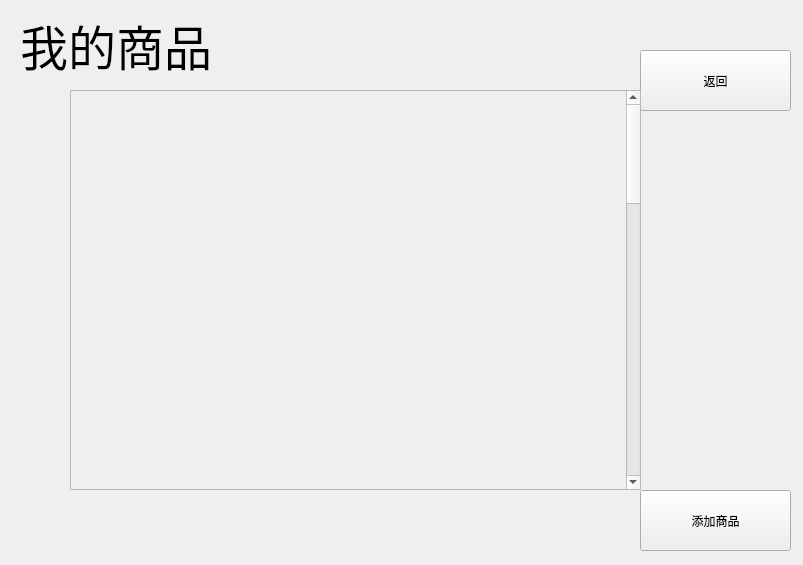
<?xml version="1.0" encoding="UTF-8"?>
<ui version="4.0">
 <class>ShangP</class>
 <widget class="QWidget" name="ShangP">
  <property name="geometry">
   <rect>
    <x>0</x>
    <y>0</y>
    <width>803</width>
    <height>565</height>
   </rect>
  </property>
  <property name="windowTitle">
   <string>Form</string>
  </property>
  <widget class="QPushButton" name="pushButton">
   <property name="geometry">
    <rect>
     <x>640</x>
     <y>50</y>
     <width>151</width>
     <height>61</height>
    </rect>
   </property>
   <property name="text">
    <string>返回</string>
   </property>
  </widget>
  <widget class="QPushButton" name="pushButton_2">
   <property name="geometry">
    <rect>
     <x>640</x>
     <y>490</y>
     <width>151</width>
     <height>61</height>
    </rect>
   </property>
   <property name="text">
    <string>添加商品</string>
   </property>
  </widget>
  <widget class="QLabel" name="label">
   <property name="geometry">
    <rect>
     <x>20</x>
     <y>10</y>
     <width>511</width>
     <height>61</height>
    </rect>
   </property>
   <property name="text">
    <string>&lt;html&gt;&lt;head/&gt;&lt;body&gt;&lt;p&gt;&lt;span style=&quot; font-size:36pt;&quot;&gt;我的商品&lt;/span&gt;&lt;/p&gt;&lt;/body&gt;&lt;/html&gt;</string>
   </property>
  </widget>
  <widget class="QScrollArea" name="scrollArea">
   <property name="enabled">
    <bool>true</bool>
   </property>
   <property name="geometry">
    <rect>
     <x>70</x>
     <y>90</y>
     <width>571</width>
     <height>400</height>
    </rect>
   </property>
   <property name="widgetResizable">
    <bool>false</bool>
   </property>
   <property name="alignment">
    <set>Qt::AlignmentFlag::AlignLeading|Qt::AlignmentFlag::AlignLeft|Qt::AlignmentFlag::AlignVCenter</set>
   </property>
   <widget class="QWidget" name="scrollAreaWidgetContents">
    <property name="geometry">
     <rect>
      <x>0</x>
      <y>0</y>
      <width>549</width>
      <height>1498</height>
     </rect>
    </property>
   </widget>
  </widget>
 </widget>
 <resources/>
 <connections/>
</ui>
